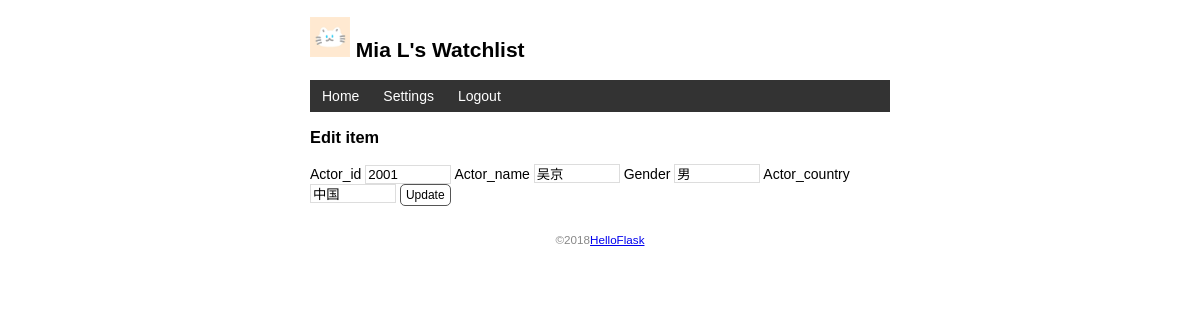
Page /actors_info/a_edit/2001 (signed in) on the committed database.
### app.py (models this page shows, shortened)
class User(db.Model,UserMixin):
    id=db.Column(db.Integer,primary_key=True)
    name=db.Column(db.String(20))
    username=db.Column(db.String(20))
    passsword_hash=db.Column(db.String(128))

class Actor_info(db.Model):
    actor_id=db.Column(db.String(4),primary_key=True)
    actor_name=db.Column(db.String(30))
    gender=db.Column(db.String(10))
    actor_country=db.Column(db.String(20))

### app.py (the view, shortened to what this page needs)
@app.route('/actors_info/a_edit/<int:actor_id>',methods=['GET','POST'])
@login_required
def a_edit(actor_id):
    actors_info = Actor_info.query.get_or_404(actor_id)
    return render_template('a_edit.html',actors_info=actors_info)

### app.py (called while the page is built)
@login_manager.user_loader
def load_user(user_id):
    user=User.query.get(int(user_id))
    return user

@app.context_processor
def inject_user():
    user=User.query.first()
    return dict(user=user)

### templates/a_edit.html
{% extends 'base.html' %}
{% block content %}
<h3>Edit item</h3>
<form method="post">
    Actor_id <input type="text" name="actor_id" autocomplete="off" required value="{{ actors_info.actor_id }}">
    Actor_name <input type="text" name="actor_name" autocomplete="off" required value="{{ actors_info.actor_name }}">
    Gender <input type="text" name="gender" autocomplete="off" required value="{{ actors_info.gender }}">
    Actor_country <input type="text" name="actor_country" autocomplete="off" required value="{{ actors_info.actor_country }}">
    <input class="btn" type="submit" name="submit" value="Update">
</form>
{% endblock %}

### templates/base.html (shortened to what this page needs)
<!DOCTYPE html>
<html lang="en">
<head>
    {% block head %}
    <link rel="stylesheet" href="{{ url_for('static',filename='style.css') }}"type="text/css">
    {% endblock %}
</head>
<body>
    <h2>
        <img alt="Avatar"class="avatar"src="{{ url_for('static',filename='images/avatar.png') }}">
        {{ user.name }}'s Watchlist
    </h2>
    <nav>
        <ul>
            <li><a href="{{ url_for('index') }}">Home</a></li>
            {% if current_user.is_authenticated %}
            <li><a href="{{ url_for('settings') }}">Settings</a></li>
            <li><a href="{{ url_for('logout') }}">Logout</a></li>
            {% else %}
            <li><a href="{{ url_for('login') }}">Login</a></li>
            {% endif %}
        </ul>
    </nav>
    {% block content %}{% endblock %}
    <footer>
        <small>&copy;2018<a href="http://helloflask.com/tutorial">HelloFlask</a></small>
    </footer>
</body>
</html>

### static/style.css (style rules this page uses)
body { margin:auto; max-width:580px; font-size:14px; font-family:Helvetica,Arial,sans-serif; }
footer { color:#888; margin-top:15px; text-align:center; padding: 10px; }
.avatar { width:40px; }
nav ul { list-style-type:none; margin:0; padding:0; overflow:hidden; background-color:#333; }
nav li { float:left; }
nav li a { display:block; color:white; text-align:center; padding:8px 12px; text-decoration:none; }
input[type=submit] { font-family:inherit; }
input[type=text] { border:1px solid #ddd; }
input[name=actor_id] { width:80px; }
input[name=actor_name] { width:80px; }
input[name=gender] { width:80px; }
input[name=actor_country] { width:80px; }
.btn { font-size:12px; padding:3px 5px; text-decoration:none; cursor:pointer; background-color:white; color:black; border:1px solid #555555; border-radius:5px; }

### rows in the picture
User: name "Mia L"
Actor_info: actor_id "2001", actor_name "吴京", gender "男", actor_country "中国"
